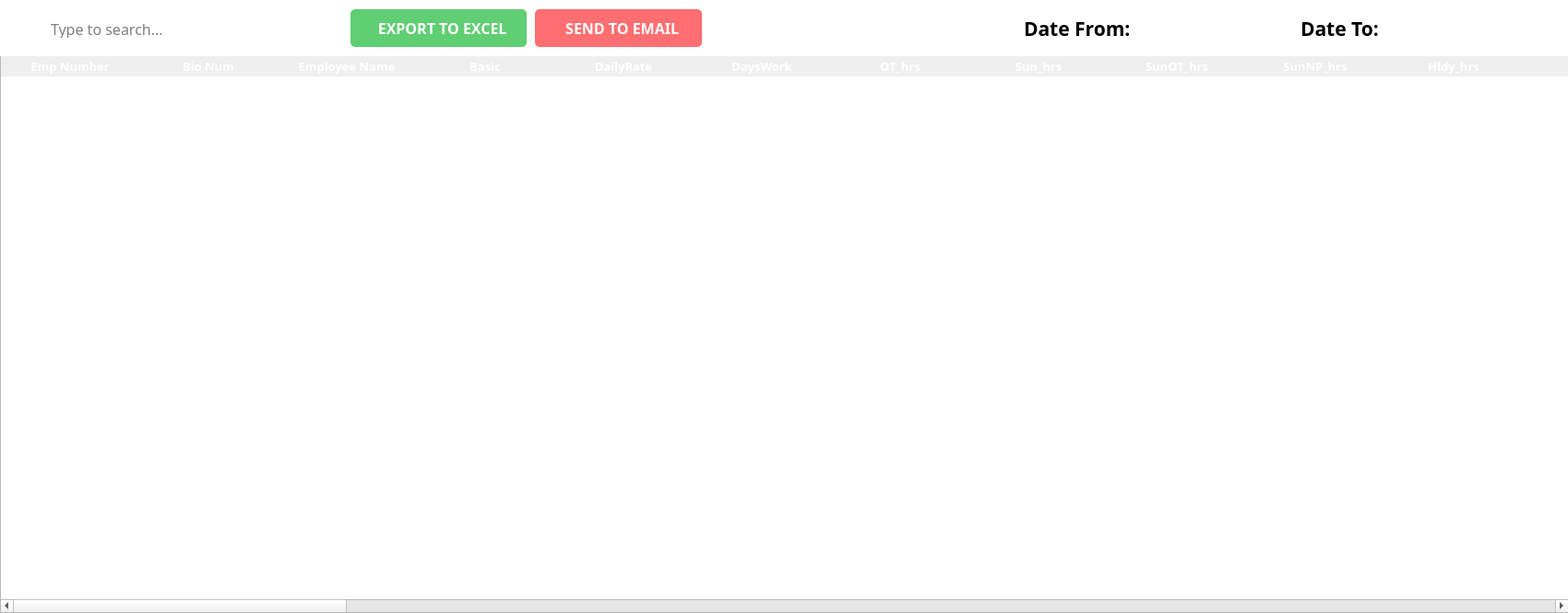
<?xml version="1.0" encoding="UTF-8"?>
<ui version="4.0">
 <class>MainWindow</class>
 <widget class="QMainWindow" name="MainWindow">
  <property name="geometry">
   <rect>
    <x>0</x>
    <y>0</y>
    <width>1700</width>
    <height>665</height>
   </rect>
  </property>
  <property name="windowTitle">
   <string>PayTrans</string>
  </property>
  <widget class="QWidget" name="centralwidget">
   <widget class="QTableWidget" name="paytransTable">
    <property name="geometry">
     <rect>
      <x>0</x>
      <y>60</y>
      <width>1701</width>
      <height>605</height>
     </rect>
    </property>
    <property name="sizePolicy">
     <sizepolicy hsizetype="Fixed" vsizetype="Fixed">
      <horstretch>0</horstretch>
      <verstretch>0</verstretch>
     </sizepolicy>
    </property>
    <property name="font">
     <font>
      <family>Poppins SemiBold</family>
      <pointsize>10</pointsize>
      <weight>75</weight>
      <bold>true</bold>
     </font>
    </property>
    <property name="focusPolicy">
     <enum>Qt::ClickFocus</enum>
    </property>
    <property name="contextMenuPolicy">
     <enum>Qt::DefaultContextMenu</enum>
    </property>
    <property name="styleSheet">
     <string notr="true">/* Header Design */

QHeaderView::section {
	font-family: Poppins;
	font-weight: bold;
	font-size: 13px;
	color: white;
	background-color: &quot;#344273&quot;;
	border: none;
}

/* Style for the selected row */
QTableView::item:selected:active {
	 selection-background-color: &quot;#9DADDF&quot;;
}

/* Style for the alternate row */
QTableWidget {
	alternate-background-color: &quot;#DDDDDD&quot;;
}</string>
    </property>
    <property name="horizontalScrollBarPolicy">
     <enum>Qt::ScrollBarAsNeeded</enum>
    </property>
    <property name="sizeAdjustPolicy">
     <enum>QAbstractScrollArea::AdjustIgnored</enum>
    </property>
    <property name="editTriggers">
     <set>QAbstractItemView::NoEditTriggers</set>
    </property>
    <property name="tabKeyNavigation">
     <bool>false</bool>
    </property>
    <property name="showDropIndicator" stdset="0">
     <bool>false</bool>
    </property>
    <property name="dragDropOverwriteMode">
     <bool>false</bool>
    </property>
    <property name="alternatingRowColors">
     <bool>true</bool>
    </property>
    <property name="selectionMode">
     <enum>QAbstractItemView::SingleSelection</enum>
    </property>
    <property name="selectionBehavior">
     <enum>QAbstractItemView::SelectRows</enum>
    </property>
    <property name="textElideMode">
     <enum>Qt::ElideRight</enum>
    </property>
    <property name="showGrid">
     <bool>false</bool>
    </property>
    <property name="gridStyle">
     <enum>Qt::SolidLine</enum>
    </property>
    <property name="sortingEnabled">
     <bool>false</bool>
    </property>
    <property name="cornerButtonEnabled">
     <bool>false</bool>
    </property>
    <property name="columnCount">
     <number>51</number>
    </property>
    <attribute name="horizontalHeaderVisible">
     <bool>true</bool>
    </attribute>
    <attribute name="horizontalHeaderCascadingSectionResizes">
     <bool>true</bool>
    </attribute>
    <attribute name="horizontalHeaderMinimumSectionSize">
     <number>50</number>
    </attribute>
    <attribute name="horizontalHeaderDefaultSectionSize">
     <number>150</number>
    </attribute>
    <attribute name="horizontalHeaderHighlightSections">
     <bool>true</bool>
    </attribute>
    <attribute name="horizontalHeaderShowSortIndicator" stdset="0">
     <bool>false</bool>
    </attribute>
    <attribute name="horizontalHeaderStretchLastSection">
     <bool>true</bool>
    </attribute>
    <attribute name="verticalHeaderVisible">
     <bool>false</bool>
    </attribute>
    <attribute name="verticalHeaderCascadingSectionResizes">
     <bool>false</bool>
    </attribute>
    <attribute name="verticalHeaderMinimumSectionSize">
     <number>23</number>
    </attribute>
    <attribute name="verticalHeaderDefaultSectionSize">
     <number>31</number>
    </attribute>
    <attribute name="verticalHeaderHighlightSections">
     <bool>false</bool>
    </attribute>
    <attribute name="verticalHeaderShowSortIndicator" stdset="0">
     <bool>false</bool>
    </attribute>
    <column>
     <property name="text">
      <string>Emp Number</string>
     </property>
    </column>
    <column>
     <property name="text">
      <string>Bio Num</string>
     </property>
    </column>
    <column>
     <property name="text">
      <string>Employee Name</string>
     </property>
     <property name="font">
      <font>
       <strikeout>false</strikeout>
      </font>
     </property>
     <property name="foreground">
      <brush brushstyle="SolidPattern">
       <color alpha="255">
        <red>0</red>
        <green>0</green>
        <blue>0</blue>
       </color>
      </brush>
     </property>
    </column>
    <column>
     <property name="text">
      <string>Basic</string>
     </property>
    </column>
    <column>
     <property name="text">
      <string>DailyRate</string>
     </property>
    </column>
    <column>
     <property name="text">
      <string>DaysWork</string>
     </property>
    </column>
    <column>
     <property name="text">
      <string>OT_hrs</string>
     </property>
    </column>
    <column>
     <property name="text">
      <string>Sun_hrs</string>
     </property>
    </column>
    <column>
     <property name="text">
      <string>SunOT_hrs</string>
     </property>
    </column>
    <column>
     <property name="text">
      <string>SunNP_hrs</string>
     </property>
    </column>
    <column>
     <property name="text">
      <string>Hldy_hrs</string>
     </property>
    </column>
    <column>
     <property name="text">
      <string>NP_hrs</string>
     </property>
    </column>
    <column>
     <property name="text">
      <string>NPOT_hrs</string>
     </property>
    </column>
    <column>
     <property name="text">
      <string>Reg_Earn</string>
     </property>
    </column>
    <column>
     <property name="text">
      <string>OT_Earn</string>
     </property>
    </column>
    <column>
     <property name="text">
      <string>Sun_Earn</string>
     </property>
    </column>
    <column>
     <property name="text">
      <string>SunOT_Earn</string>
     </property>
    </column>
    <column>
     <property name="text">
      <string>SunNP_Earn</string>
     </property>
    </column>
    <column>
     <property name="text">
      <string>Hldy_Earn</string>
     </property>
    </column>
    <column>
     <property name="text">
      <string>NP_Earn</string>
     </property>
    </column>
    <column>
     <property name="text">
      <string>NPOT_Earn</string>
     </property>
    </column>
    <column>
     <property name="text">
      <string>MonthlyAllowance</string>
     </property>
    </column>
    <column>
     <property name="text">
      <string>DailyAllowance</string>
     </property>
    </column>
    <column>
     <property name="text">
      <string>OTH_Earn</string>
     </property>
    </column>
    <column>
     <property name="text">
      <string>CashAdv</string>
     </property>
    </column>
    <column>
     <property name="text">
      <string>Canteen</string>
     </property>
    </column>
    <column>
     <property name="text">
      <string>OTH_Dedt</string>
     </property>
    </column>
    <column>
     <property name="text">
      <string>SSS_Loan</string>
     </property>
    </column>
    <column>
     <property name="text">
      <string>Love_Loan</string>
     </property>
    </column>
    <column>
     <property name="text">
      <string>SLVL</string>
     </property>
    </column>
    <column>
     <property name="text">
      <string>SLVL_Amt</string>
     </property>
    </column>
    <column>
     <property name="text">
      <string>Absent</string>
     </property>
    </column>
    <column>
     <property name="text">
      <string>Absent_Amt</string>
     </property>
    </column>
    <column>
     <property name="text">
      <string>Late</string>
     </property>
    </column>
    <column>
     <property name="text">
      <string>Late_Amt</string>
     </property>
    </column>
    <column>
     <property name="text">
      <string>Net_income</string>
     </property>
    </column>
    <column>
     <property name="text">
      <string>TTL_Income</string>
     </property>
    </column>
    <column>
     <property name="text">
      <string>M13</string>
     </property>
    </column>
    <column>
     <property name="text">
      <string>GrossM13</string>
     </property>
    </column>
    <column>
     <property name="text">
      <string>GrossMonth</string>
     </property>
    </column>
    <column>
     <property name="text">
      <string>TaxIncome</string>
     </property>
    </column>
    <column>
     <property name="text">
      <string>SSE</string>
     </property>
    </column>
    <column>
     <property name="text">
      <string>SSR</string>
     </property>
    </column>
    <column>
     <property name="text">
      <string>Med</string>
     </property>
    </column>
    <column>
     <property name="text">
      <string>MedR</string>
     </property>
    </column>
    <column>
     <property name="text">
      <string>EC</string>
     </property>
    </column>
    <column>
     <property name="text">
      <string>Tax</string>
     </property>
    </column>
    <column>
     <property name="text">
      <string>GrossTax</string>
     </property>
    </column>
    <column>
     <property name="text">
      <string>PagIbig</string>
     </property>
    </column>
    <column>
     <property name="text">
      <string>Cash_Atm</string>
     </property>
    </column>
    <column>
     <property name="text">
      <string>Emp_Status</string>
     </property>
    </column>
   </widget>
   <widget class="QWidget" name="widget" native="true">
    <property name="geometry">
     <rect>
      <x>0</x>
      <y>0</y>
      <width>1711</width>
      <height>61</height>
     </rect>
    </property>
    <property name="styleSheet">
     <string notr="true">#widget{
background-color: white;
}

#btnCheckSched, #btnFilter {
	background-color: &quot;#344273&quot;;
	color: white;
	border-radius: 5px;
}


#btnPayTrans{
border-radius: 5px;
color: white;
background-color: rgb(96, 206, 114);
}

#btnSendToEmail{
border-radius: 5px;
color: white;
background-color: rgb(255, 110, 112);
}</string>
    </property>
    <widget class="QFrame" name="searchBar">
     <property name="geometry">
      <rect>
       <x>10</x>
       <y>10</y>
       <width>361</width>
       <height>41</height>
      </rect>
     </property>
     <property name="focusPolicy">
      <enum>Qt::StrongFocus</enum>
     </property>
     <property name="styleSheet">
      <string notr="true">#searchBar{
	border: 1px solid &quot;#344273&quot;;
	border-radius: 3px; 
}</string>
     </property>
     <property name="frameShape">
      <enum>QFrame::StyledPanel</enum>
     </property>
     <property name="frameShadow">
      <enum>QFrame::Raised</enum>
     </property>
     <widget class="QLineEdit" name="searchBioNum">
      <property name="geometry">
       <rect>
        <x>43</x>
        <y>10</y>
        <width>301</width>
        <height>21</height>
       </rect>
      </property>
      <property name="font">
       <font>
        <family>Poppins</family>
        <pointsize>12</pointsize>
       </font>
      </property>
      <property name="focusPolicy">
       <enum>Qt::ClickFocus</enum>
      </property>
      <property name="styleSheet">
       <string notr="true">#txtSearch{

}</string>
      </property>
      <property name="text">
       <string/>
      </property>
      <property name="frame">
       <bool>false</bool>
      </property>
      <property name="placeholderText">
       <string>Type to search...</string>
      </property>
     </widget>
     <widget class="QLabel" name="searchIcon">
      <property name="geometry">
       <rect>
        <x>10</x>
        <y>10</y>
        <width>31</width>
        <height>21</height>
       </rect>
      </property>
      <property name="styleSheet">
       <string notr="true">#searchIcon{
	background-color: white;
}</string>
      </property>
      <property name="text">
       <string/>
      </property>
      <property name="pixmap">
       <pixmap>../Icons/search.svg</pixmap>
      </property>
      <property name="scaledContents">
       <bool>false</bool>
      </property>
      <property name="alignment">
       <set>Qt::AlignCenter</set>
      </property>
     </widget>
    </widget>
    <widget class="QLabel" name="lblDateFrom">
     <property name="geometry">
      <rect>
       <x>1110</x>
       <y>20</y>
       <width>121</width>
       <height>21</height>
      </rect>
     </property>
     <property name="font">
      <font>
       <family>Poppins</family>
       <pointsize>16</pointsize>
       <weight>75</weight>
       <bold>true</bold>
      </font>
     </property>
     <property name="text">
      <string>Date From:</string>
     </property>
    </widget>
    <widget class="QLabel" name="lblFrom">
     <property name="geometry">
      <rect>
       <x>1230</x>
       <y>20</y>
       <width>181</width>
       <height>21</height>
      </rect>
     </property>
     <property name="font">
      <font>
       <family>Poppins</family>
       <pointsize>12</pointsize>
       <weight>50</weight>
       <bold>false</bold>
      </font>
     </property>
     <property name="text">
      <string/>
     </property>
     <property name="alignment">
      <set>Qt::AlignCenter</set>
     </property>
    </widget>
    <widget class="QLabel" name="lblTo">
     <property name="geometry">
      <rect>
       <x>1500</x>
       <y>20</y>
       <width>181</width>
       <height>21</height>
      </rect>
     </property>
     <property name="font">
      <font>
       <family>Poppins</family>
       <pointsize>12</pointsize>
       <weight>50</weight>
       <bold>false</bold>
      </font>
     </property>
     <property name="text">
      <string/>
     </property>
     <property name="alignment">
      <set>Qt::AlignCenter</set>
     </property>
    </widget>
    <widget class="QLabel" name="lblDateTo">
     <property name="geometry">
      <rect>
       <x>1410</x>
       <y>20</y>
       <width>91</width>
       <height>21</height>
      </rect>
     </property>
     <property name="font">
      <font>
       <family>Poppins</family>
       <pointsize>16</pointsize>
       <weight>75</weight>
       <bold>true</bold>
      </font>
     </property>
     <property name="text">
      <string>Date To:</string>
     </property>
    </widget>
    <widget class="QPushButton" name="btnPayTrans">
     <property name="geometry">
      <rect>
       <x>380</x>
       <y>10</y>
       <width>191</width>
       <height>41</height>
      </rect>
     </property>
     <property name="font">
      <font>
       <family>Poppins</family>
       <pointsize>12</pointsize>
       <weight>75</weight>
       <bold>true</bold>
      </font>
     </property>
     <property name="cursor">
      <cursorShape>PointingHandCursor</cursorShape>
     </property>
     <property name="styleSheet">
      <string notr="true"/>
     </property>
     <property name="text">
      <string>  EXPORT TO EXCEL</string>
     </property>
     <property name="icon">
      <iconset>
       <normaloff>../Icons/export.svg</normaloff>../Icons/export.svg</iconset>
     </property>
     <property name="iconSize">
      <size>
       <width>22</width>
       <height>22</height>
      </size>
     </property>
    </widget>
    <widget class="QPushButton" name="btnSendToEmail">
     <property name="geometry">
      <rect>
       <x>580</x>
       <y>10</y>
       <width>181</width>
       <height>41</height>
      </rect>
     </property>
     <property name="font">
      <font>
       <family>Poppins</family>
       <pointsize>12</pointsize>
       <weight>75</weight>
       <bold>true</bold>
      </font>
     </property>
     <property name="cursor">
      <cursorShape>PointingHandCursor</cursorShape>
     </property>
     <property name="styleSheet">
      <string notr="true"/>
     </property>
     <property name="text">
      <string>  SEND TO EMAIL</string>
     </property>
     <property name="icon">
      <iconset>
       <normaloff>../Icons/mail.svg</normaloff>../Icons/mail.svg</iconset>
     </property>
     <property name="iconSize">
      <size>
       <width>22</width>
       <height>22</height>
      </size>
     </property>
    </widget>
   </widget>
  </widget>
 </widget>
 <resources/>
 <connections/>
</ui>
